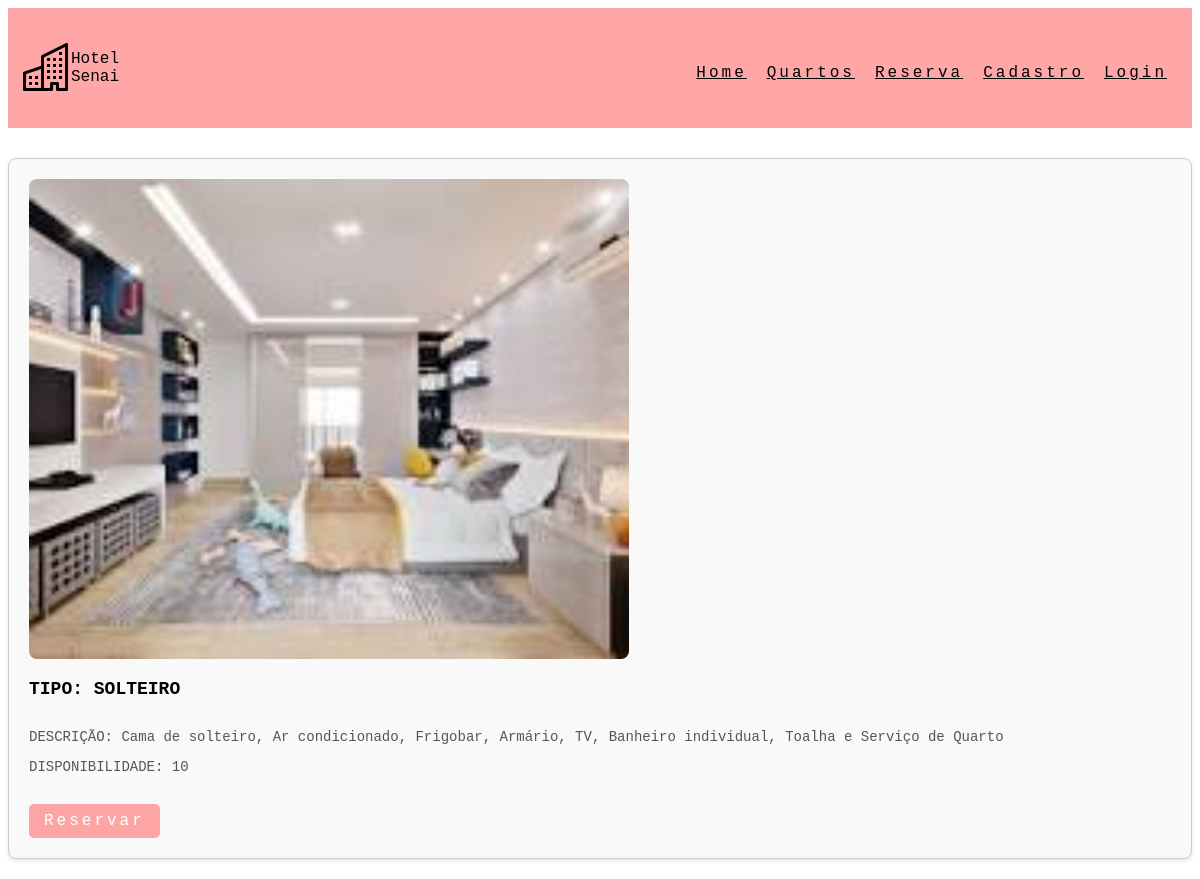
The page /quartos on the database as committed earlier.
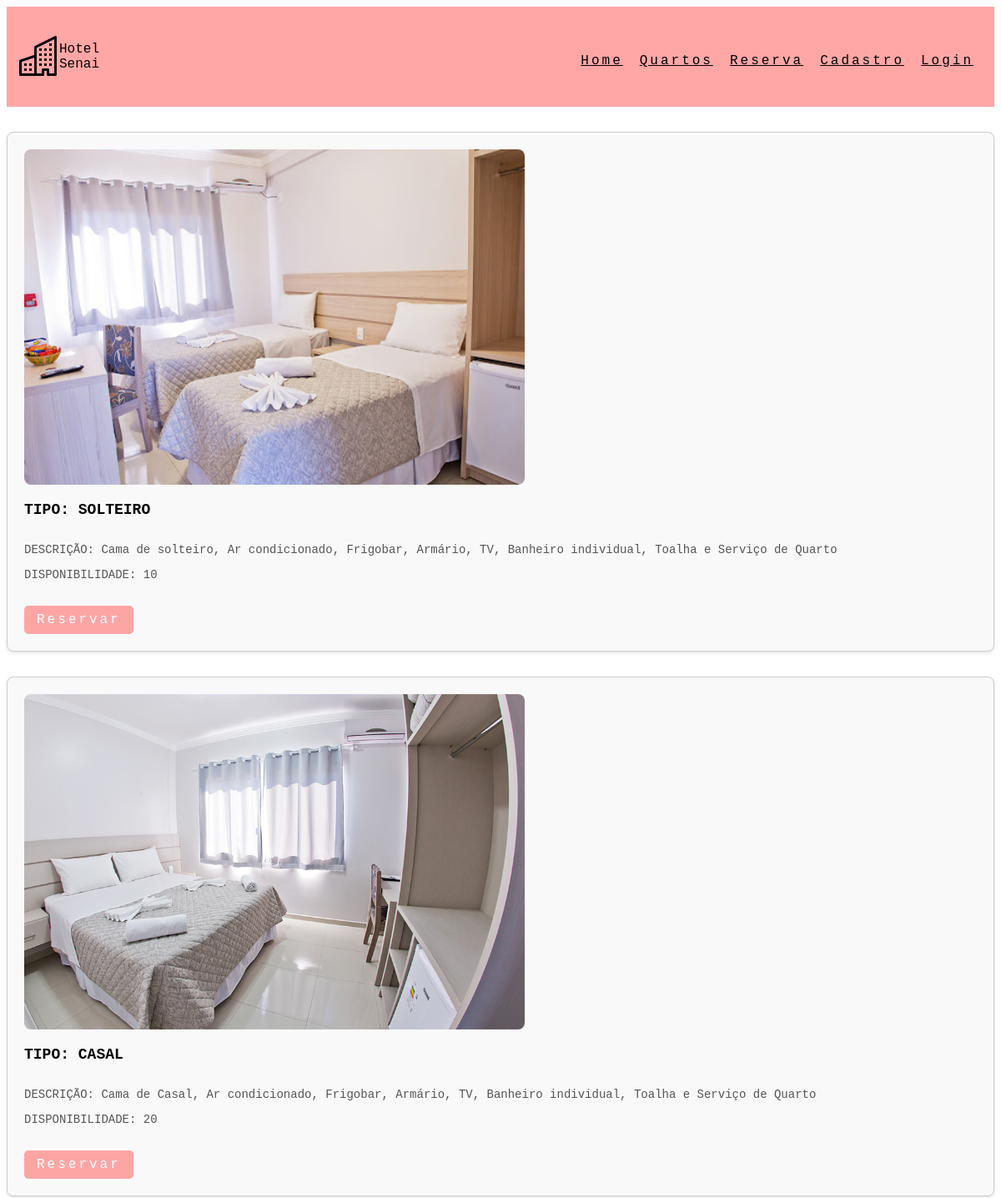
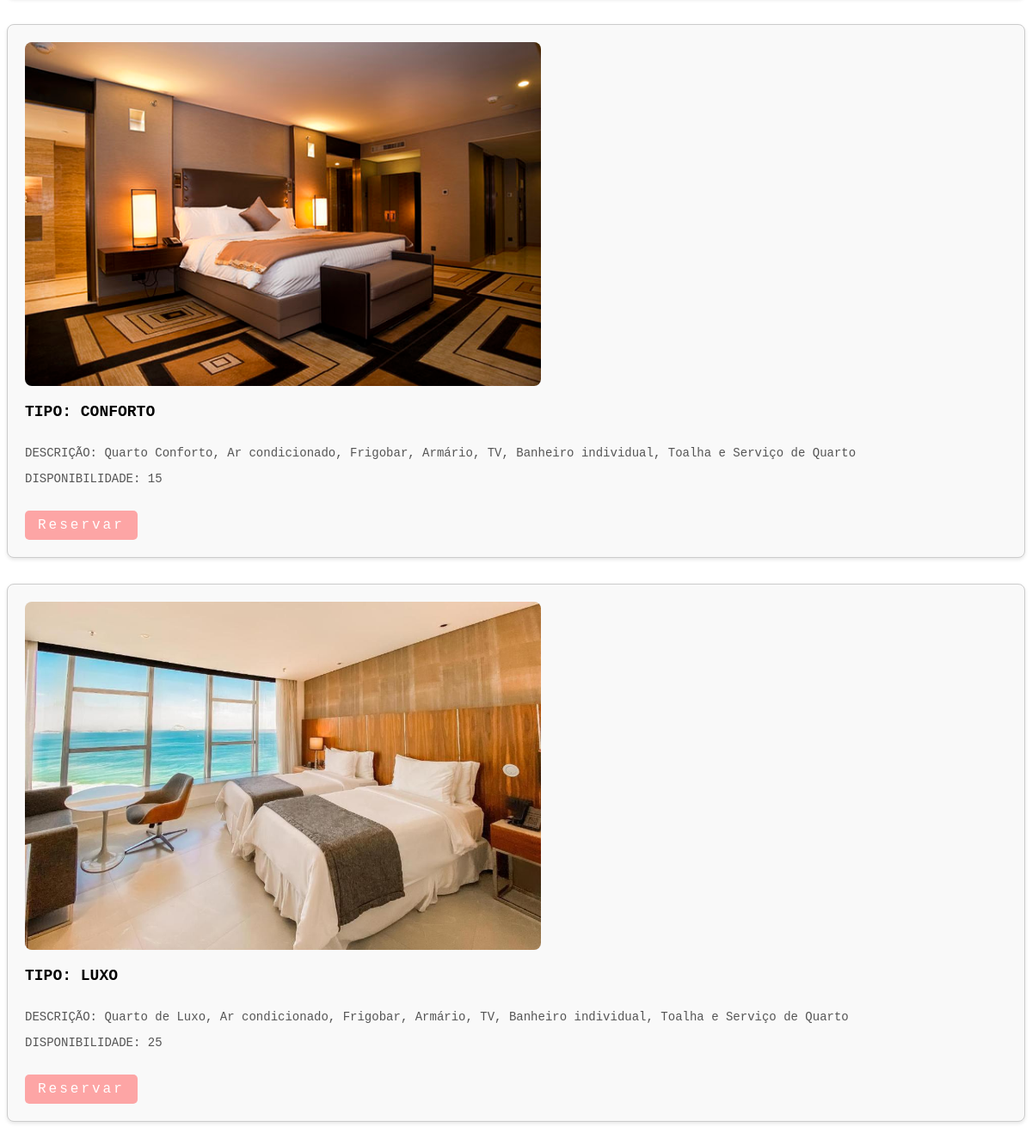
The same page on the database as committed later (2 pictures, top to bottom).
### hotel/models.py (models this page shows, shortened)
class quarto(models.Model):
    tipo = models.CharField(max_length=15, choices=TIPOS_QUARTOS)
    disponibilidade = models.IntegerField()
    valor = models.FloatField(max_length=4)
    descricao = models.TextField(max_length=255)
    foto_quarto = models.ImageField(upload_to="Foto_Quarto/")

### hotel/views.py (the view)
# urls.py: path('quartos', views.quartos, name='quartos'),
def quartos(request):
    context = {}
    context2 = {}
    dados_quarto = quarto.objects.all()
    dados_hotel = hotel.objects.all()
    context["dados_quarto"] = dados_quarto
    return render(request, 'quartos.html', context)

### hotel/templates/quartos.html (shortened to what this page needs)
{% extends 'index.html' %}
{% load static %}
{% block body %}
{% for item in dados_quarto %}
<div class="styleQuartos">
    <img src="{{ item.foto_quarto.url }}" class="card-img-top" alt="Logo">
    <h5 class="card-title">TIPO: {{ item.tipo}}</h5>
    <p class="card-text">DESCRIÇÃO: {{ item.descricao }}</p>
    <p class="card-text">DISPONIBILIDADE: {{ item.disponibilidade }}</p>
    <a href="{% url 'nome' %}" class="btn" style="background-color: #ff8181b1; color: #fff;">Reservar</a>
</div>
{% endfor %}
{% endblock %}

### templates/index.html (shortened to what this page needs)
<!DOCTYPE html>
<html lang="en">
<head>
    {% block head %}
    <link rel="stylesheet" href="../static/css/navStyle.css">
    <link rel="stylesheet" href="../static/css/homeStyle.css">
    <link rel="stylesheet" href="../static/css/quartosStyle.css">
    <link rel="stylesheet" href="../static/css/StyleNome.css">
    <link rel="stylesheet" href="https://cdn.jsdelivr.net/npm/bootstrap-icons@1.11.3/font/bootstrap-icons.min.css">
    {% endblock %}
</head>
<body>
    {% include 'nav.html' %}
    {% block body %}
    {% endblock %}
</body>
</html>

### templates/nav.html
<nav class="navbar navbar-expand-lg bg-body-tertiary">
    <div class="container-fluid">
        <div class="collapse navbar-collapse" id="navbarNavAltMarkup">
            <div class="navbar-nav">
                <div class="logo2">
                    <i class="bi bi-buildings"></i>
                    <p>Hotel Senai</p>
                </div>
                <div class="navLinks">
                    <a href="{% url 'home' %}">Home</a>
                    <a href="{% url 'quartos' %}">Quartos</a>
                    <a href="{% url 'nome' %}">Reserva</a>
                    <a href="{% url 'cadastro' %}">Cadastro</a>
                    <a href="{% url 'login' %}">Login</a>
                </div>
            </div>
        </div>
    </div>
</nav>

### static/css/navStyle.css (style rules this page uses)
.navbar-nav { display: flex; align-items: center; justify-content: space-between; padding: 15px; gap: 550px; }
.navbar { background-color: #ff8181b1; height: 120px; display: flex; align-items: center; }
.logo2 { display: flex; justify-content: center; align-items: center; }
.logo2 i { font-size: 3em; }
.logo2 p { color: black; font-family: 'Courier New', Courier, monospace; }
.navLinks { display: flex; }
a { max-width: 400px; display: flex; margin-top: 10px; color: #000000; font-family: 'Courier New', Courier, monospace; padding: 10px; letter-spacing: 3px; }

### static/css/quartosStyle.css (style rules this page uses)
.styleQuartos { font-family: 'Courier New', Courier, monospace; padding: 20px; border: 1px solid #ccc; border-radius: 8px; margin-bottom: 20px; margin-top: 30px; background-color: #f9f9f9; box-shadow: 0px 2px 4px rgba(0, 0, 0, 0.1); }
.styleQuartos img { width: 100%; max-width: 600px; height: auto; border-radius: 8px; }
.styleQuartos .card-title { font-size: 18px; margin-top: 15px; }
.styleQuartos .card-text { font-size: 14px; color: #555; margin-top: 10px; }
.styleQuartos a.btn { display: inline-block; margin-top: 15px; padding: 8px 15px; text-decoration: none; border-radius: 5px; background-color: #ff8181b1; color: #fff; transition: background-color 0.3s ease; }

Rows that differ between the two databases and show on the page:
changed quarto "SOLTEIRO": foto_quarto: a different picture
added quarto: foto_quarto (picture), tipo "CASAL", descricao "Cama de Casal, Ar condicionado, Frigobar, Armário, TV, Banheiro individual, Toalha e Serviço de Quarto", disponibilidade "20"
added quarto: foto_quarto (picture), tipo "CONFORTO", descricao "Quarto Conforto, Ar condicionado, Frigobar, Armário, TV, Banheiro individual, Toalha e Serviço de Quarto", disponibilidade "15"
added quarto: foto_quarto (picture), tipo "LUXO", descricao "Quarto de Luxo, Ar condicionado, Frigobar, Armário, TV, Banheiro individual, Toalha e Serviço de Quarto", disponibilidade "25"
